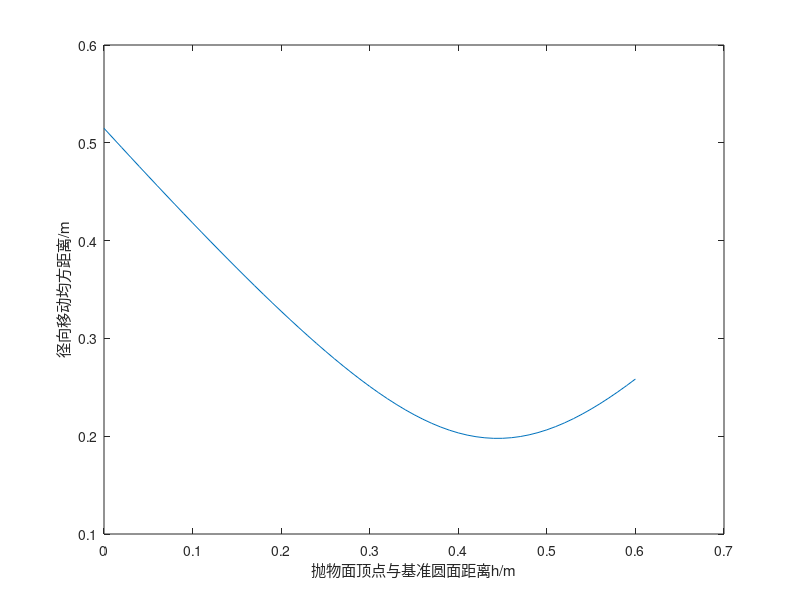

Source code (MATLAB): (Note: this script raises an error after producing the figure.)
%求解问题1理想抛物面h
clear,clc
load Data1.mat
R=300.4;
F=0.466*R;
alpha=0;beta=pi/2;
M=cell2mat(Data1(:,2:4));
K=[-cos(beta)*cos(alpha),-cos(beta)*sin(alpha),-sin(beta)];
M1=sqrt(sum(M.*M,2));
K1=sqrt(sum(K.*K));
costheta=(M*K')./(K1*M1);
select_index=find(costheta>cos(pi/6));
select_point=M(select_index,:);
theta=acos(costheta(select_index));
select_point_d=M1(select_index);
fitness=[];
for h=0:0.01:0.6
    P=2*(F+h);
    r=(-2*P*cos(theta)+sqrt(4*(P*cos(theta)).^2+8*(sin(theta)).^2*P*(R+h)))./(2*(sin(theta)).^2);
    r(1)=R+h;
    D=r-select_point_d;
    fitness=[fitness,sqrt(mean(D.*D))];
end
h=0:0.01:0.6;
figure('Position',[466.6,395.4,559.9,294.4]);
plot(h,fitness);xlabel('抛物面顶点与基准圆面距离h/m');ylabel('径向移动均方距离/m')
beautiplot('small')
exportgraphics(gcf,'img\问题1径向移动均方距离随h的变化.png','Resolution',400)
best_h=h(find(fitness==min(fitness)))%best_h =0.4400
%%
getfitness_p1(0.39,theta,select_point_d)%测试
getfitness_p1(0.44,theta,select_point_d)%测试
%%
f=@(h) getfitness_p1(h,theta,select_point_d);
[result,x]=huangjin(f,[0,0.6],100)%result = 0.1978;x =0.4444
%%
h=0.4444;
P=2*(F+h);
r=(-2*P*cos(theta)+sqrt(4*(P*cos(theta)).^2+8*(sin(theta)).^2*P*(R+h)))./(2*(sin(theta)).^2);
r(1)=R+h;
max(r.*sin(theta))
%%
function fit=getfitness_p1(h,theta,select_point_d) 
R=300.4;
F=0.466*R;
P=2*(F+h);
r=(-2*P*cos(theta)+sqrt(4*(P*cos(theta)).^2+8*(sin(theta)).^2*P*(R+h)))./(2*(sin(theta)).^2);
r(1)=R+h;
D=r-select_point_d;
fit=sqrt(mean(D.*D));
end

